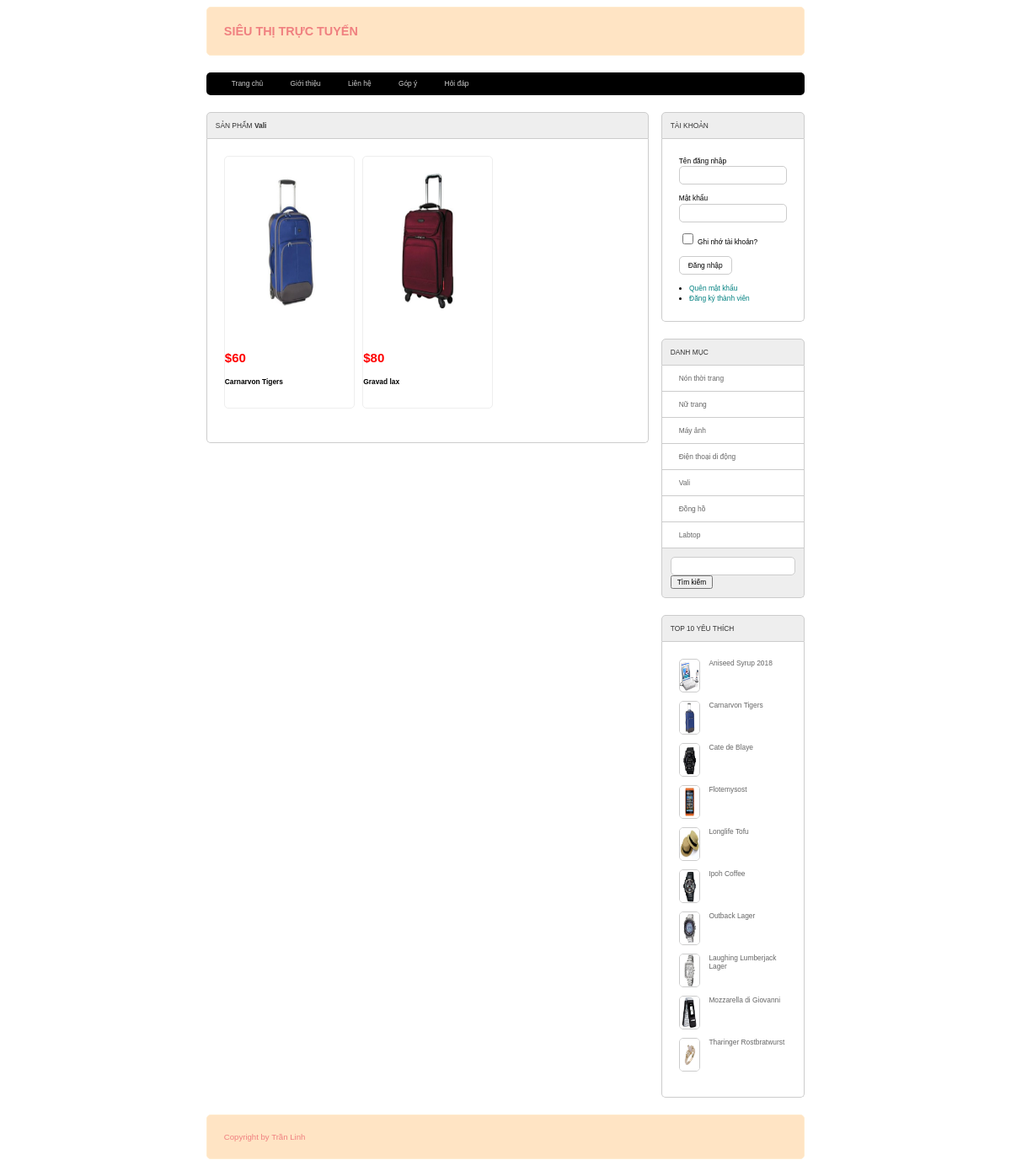
Screenshot of /web2041/index.php?act=sanpham&iddm=7 with the database file from the repository.
### tables this page shows
CREATE TABLE `loai` (
  `ma_loai` int(10) NOT NULL COMMENT 'Mã loại',
  `ten_loai` varchar(50) NOT NULL COMMENT 'Tên loại'
);

CREATE TABLE `san_pham` (
  `ma_sp` int(10) NOT NULL COMMENT 'Mã sản phẩm',
  `ten_sp` varchar(50) NOT NULL COMMENT 'Tên sản phẩm',
  `don_gia` float NOT NULL COMMENT 'Đơn giá',
  `giam_gia` float DEFAULT NULL COMMENT 'Mức giảm giá',
  `hinh` varchar(50) NOT NULL COMMENT 'Hình ảnh',
  `ngay_nhap` date NOT NULL COMMENT 'Ngày nhập ',
  `mo_ta` varchar(2000) NOT NULL COMMENT 'Mô tả sản phẩm',
  `dac_biet` bit(1) NOT NULL COMMENT 'Trạng thái đặc biệt',
  `so_luot_xem` int(11) NOT NULL DEFAULT 0 COMMENT 'số lượt xem',
  `ma_loai` int(10) NOT NULL COMMENT 'Mã loại'
);

### web2041/model/pdo.php (called while the page is built, shortened)
<?php
function pdo_get_connection(){
    $dburl = "mysql:host=localhost;dbname=xshop;charset=utf8";
    $username = 'root';
    $password = '';
    $conn = new PDO($dburl, $username, $password);
    $conn->setAttribute(PDO::ATTR_ERRMODE, PDO::ERRMODE_EXCEPTION);
    return $conn;
}
function pdo_query($sql){
    $sql_args = array_slice(func_get_args(), 1);
    try{
        $conn = pdo_get_connection();
        $stmt = $conn->prepare($sql);
        $stmt->execute($sql_args);
        $rows = $stmt->fetchAll();
        return $rows;
    }
    catch(PDOException $e){
        throw $e;
    }
    finally{
        unset($conn);
    }
}
function pdo_query_one($sql){
    $sql_args = array_slice(func_get_args(), 1);
    try{
        $conn = pdo_get_connection();
        $stmt = $conn->prepare($sql);
        $stmt->execute($sql_args);
        $row = $stmt->fetch(PDO::FETCH_ASSOC);
        return $row;
    }
    catch(PDOException $e){
        throw $e;
    }
    finally{
        unset($conn);
    }
}

### web2041/model/sanpham.php (called while the page is built, shortened)
<?php
function loadall_sanpham_home(){
    $sql="select * from san_pham where 1 order by ma_sp desc limit 0,9";
    $listsanpham=pdo_query($sql);
    return $listsanpham;
}
function loadall_sanpham_top10(){
    $sql="select * from san_pham where 1 order by so_luot_xem desc limit 0,10";
    $listsanpham=pdo_query($sql);
    return $listsanpham;
}
function loadall_sanpham($kyw,$iddm){
    $sql="select * from san_pham where 1";
    if($iddm>0){
        $sql.=" and ma_loai = '".$iddm."'";
    }
    $sql.=" order by ma_loai desc";
    $listsanpham=pdo_query($sql);
    return $listsanpham;
}
function load_ten_dm($iddm){
    if($iddm>0){
        $sql="select * from loai where ma_loai=".$iddm;
        $dm=pdo_query_one($sql);
        extract($dm);
        return $ten_loai;
    }else{
        return "";
    }
}
?>

### web2041/global.php (called while the page is built)
<?php
    $img_path="upload/"
?>

### web2041/model/danhmuc.php (called while the page is built, shortened)
<?php
function loadall_danhmuc(){
    $sql="select * from loai order by ma_loai desc";
    $listdanhmuc=pdo_query($sql);
    return $listdanhmuc;
}
?>

### web2041/view/boxright.php (the view)
<div class="row mb">
                    <div class="boxtitle">TÀI KHOẢN</div>
                    <div class="boxcontent formtaikhoan">
                        <?php
                            if(isset($_SESSION['user'])){
                                extract($_SESSION['user']);
                        ?>
                            <div class="row mb10">
                                Xin chào <br>
                                <?=$ho_ten?>
                            </div>
                            <div class="row mb10">
                                <li>
                                    <a href="index.php?act=quenmk">Quên mật khẩu</a>
                                </li>
                                <li>
                                    <a href="index.php?act=edit_taikhoan">Cập nhật tài khoản</a>
                                </li>
                                <?php if($vai_tro==1){?>
                                <li>
                                    <a href="admin/index.php?act=adddm">Đăng nhập Admin</a>
                                </li>
                                <?php }?>
                                <li>
                                    <a href="index.php?act=thoat">Thoát</a>
                                </li>
                            </div>
                        <?php
                            }else{
                        ?>
                        <form action="index.php?act=dangnhap" method="post">
                            <div class="row mb10">
                                Tên đăng nhập <br>
                                <input type="text" name="user">
                            </div>
                            <div class="row mb10">
                                Mật khẩu <br>
                                <input type="password" name="pass">
                            </div>
                            <div class="row mb10">
                                <input type="checkbox" name=""> Ghi nhớ tài khoản? <br>
                            </div>
                            <div class="row mb10">
                                <input type="submit" value="Đăng nhập" name="dangnhap">
                            </div>
                        </form>
                        <li>
                            <a href="index.php?act=quenmk">Quên mật khẩu</a>
                        </li>
                        <li>
                            <a href="index.php?act=dangky">Đăng ký thành viên</a>
                        </li>
                        <?php    }?>
                    </div>
                </div>
                <div class="row mb">
                    <div class="boxtitle">DANH MỤC</div>
                    <div class="boxcontent2 menudoc">
                        <ul>
                            <?php
                                foreach ($dsdm as $dm) {
                                    extract($dm);
                                    $linkdm="index.php?act=sanpham&iddm=".$ma_loai;
                                    echo '<li>
                                            <a href="'.$linkdm.'">'.$ten_loai.'</a>
                                        </li>';
                                }
                            ?>
                        </ul>
                    </div>
                    <div class="boxfooter searbox">
                        <form action="index.php?act=sanpham" method="post">
                            <input type="text" name="kyw">
                            <input type="submit" name="timkiem" value="Tìm kiếm">
                        </form>
                    </div>
                </div>
                <div class="row">
                    <div class="boxtitle">TOP 10 YÊU THÍCH</div>
                    <div class="row boxcontent">
                        <?php
                            foreach ($dstop10 as $sp) {
                                extract($sp);
                                $linksp="index.php?act=sanphamct&idsp=".$ma_sp;
                                $img=$img_path.$hinh;
                                echo '<div class="row mb10 top10">
                                <a href="'.$linksp.'"><img src="'.$img.'" alt=""></a>
                                        <a href="'.$linksp.'">'.$ten_sp.'</a>
                                    </div>';
                            }
                        ?>
                    </div>
                </div>

### web2041/view/sanpham.php (shortened to what this page needs)
<div class="row mb">
    <div class="boxtrai mr">
        <div class="row mb">
            <div class="boxtitle">SẢN PHẨM <strong><?=$tendm?></strong></div>
            <div class="row boxcontent">
                <?php
                    $i=0;
                    foreach ($dssp as $sp) {
                        extract($sp);
                        $linksp="index.php?act=sanphamct&idsp=".$ma_sp;
                        $ha=$img_path.$hinh;
                        if(($i==2)||($i==5)||($i==8)||($i==11)){
                            $mr="";
                        }else{
                            $mr="mr";
                        }
                        echo '<div class="boxsp '.$mr.'">
                                <div class="row img"><a href="'.$linksp.'"><img src="'.$ha.'" alt=""></a></div>
                                <p id="dongia">$'.$don_gia.'</p>
                                <h3 id="tensp"><a href="'.$linksp.'">'.$ten_sp.'</a></h3>
                            </div>';
                            $i+=1;
                    }
                ?>
            </div>
        </div>
    </div>
    <div class="boxphai">
        <?php include "boxright.php";?>
    </div>
</div>

### web2041/view/css/style.css (style rules this page uses)
* { box-sizing: border-box; font-family: sans-serif; font-size: 0.7vw; }
.row { float: left; width: 100%; }
.mb { margin-bottom: 20px; }
.mb10 { margin-bottom: 10px; }
.mr { margin-right: 2%; }
.boxphai { float: left; width: 24%; }
.boxtrai { float: left; width: 74%; }
.boxtitle { color: #333; padding: 10px; background-color: #eee; border-top-left-radius: 5px; border-top-right-radius: 5px; border: 1px #ccc solid; }
.boxcontent { border-left: 1px #ccc solid; border-right: 1px #ccc solid; border-bottom: 1px #ccc solid; border-bottom-left-radius: 5px; border-bottom-right-radius: 5px; min-height: 200px; padding: 20px; }
.boxcontent2 { border-left: 1px #ccc solid; border-right: 1px #ccc solid; background-color: #eee; }
.boxfooter { padding: 10px; background-color: #eee; border-bottom-left-radius: 5px; border-bottom-right-radius: 5px; border-left: 1px #ccc solid; border-right: 1px #ccc solid; border-bottom: 1px #ccc solid; }
.boxsp { float: left; width: 32%; min-height: 300px; border: 1px #eee solid; border-radius: 5px; margin-bottom: 20px; }
.boxsp .img { min-height: 230px; text-align: center; }
.img img { width: 100%; height: 200px; padding: 20px; }
.formtaikhoan { line-height: 150%; }
.formtaikhoan input[type="text"], .formtaikhoan input[type="password"], .formtaikhoan input[type="email"], .frmcontent input[type="text"] { width: 100%; border: 1px #ccc solid; padding: 5px 10px; border-radius: 5px; }
.formtaikhoan input[type="checkbox"] { border-radius: 5px; }
.formtaikhoan input[type="submit"], .frmcontent input[type="submit"], .frmcontent input[type="reset"], .formtaikhoan input[type="reset"], .frmcontent input[type="button"] { border-radius: 5px; padding: 5px 10px; background-color: white; border: 1px #ccc solid; }
.formtaikhoan li a { color: teal; text-decoration: none; }
.menudoc ul { margin: 0; padding: 0; list-style-type: none; }
.menudoc ul li { padding: 10px 20px; background-color: #fff; border-bottom: 1px #ccc solid; }
.menudoc ul li a { color: #666; text-decoration: none; }
.searbox input[type="text"] { width: 100%; padding: 5px 10px; background-color: #fff; border: 1px #ccc solid; border-radius: 5px; }
.top10 img { width: 20%; height: 40px; float: left; margin-right: 10px; border-radius: 5px; border: 1px #ccc solid; }
.top10 a { color: #666; text-decoration: none; }

### web2041/view/sanpham.php (style rules this page uses)
#dongia { font-weight: 700; font-size: 15px; color: red; }
#tensp a { text-decoration: none; color: black; }

### rows the page displays
loai: ten_loai "Vali"
san_pham: hinh (picture), don_gia "60", ten_sp "Carnarvon Tigers"
san_pham: hinh (picture), don_gia "80", ten_sp "Gravad lax"
loai: ten_loai "Nón thời trang"
loai: ten_loai "Nữ trang"
loai: ten_loai "Máy ảnh"
loai: ten_loai "Điện thoại di động"
loai: ten_loai "Đồng hồ"
loai: ten_loai "Labtop"
san_pham: hinh (picture), ten_sp "Aniseed Syrup 2018"
san_pham: hinh (picture), ten_sp "Cate de Blaye"
san_pham: hinh (picture), ten_sp "Flotemysost"
san_pham: hinh (picture), ten_sp "Longlife Tofu"
san_pham: hinh (picture), ten_sp "Ipoh Coffee"
san_pham: hinh (picture), ten_sp "Outback Lager"
san_pham: hinh (picture), ten_sp "Laughing Lumberjack Lager"
san_pham: hinh (picture), ten_sp "Mozzarella di Giovanni"
san_pham: hinh (picture), ten_sp "Tharinger Rostbratwurst"
